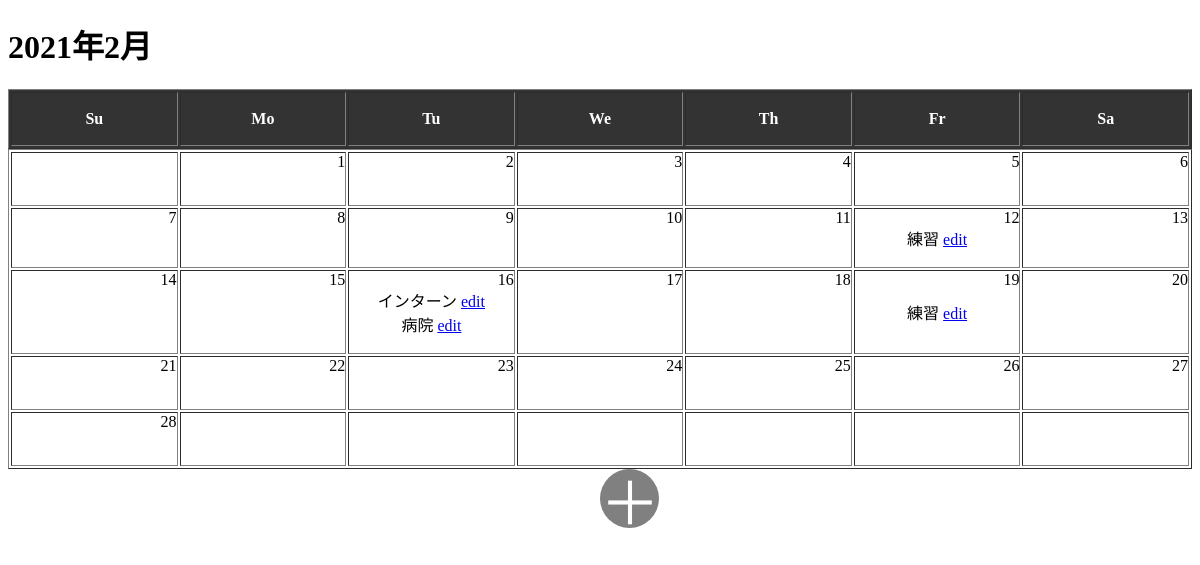
/all_list/cal, run on an earlier commit of the app's database.
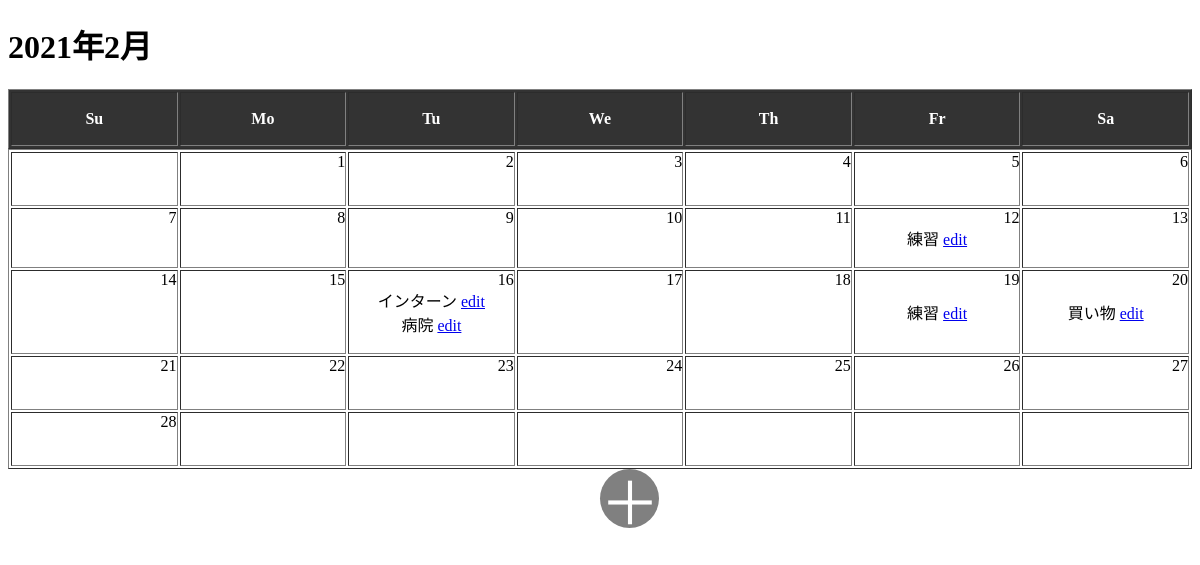
And on a later commit of the database.
### all_list/models.py (models this page shows)
class ToDo(models.Model):
    end = models.BooleanField()
    task = models.CharField(max_length=100)
    limit = models.DateField()
    memo = models.CharField(max_length=500)
    def multi_return(self):
        return self.task, self.limit

### all_list/views.py (the view)
# urls.py: path('cal', views.show_cal, name='show_cal'),
def show_cal(request):
    year = 2021
    month = 2
    year_and_month = str(year) + "年" + str(month) + "月"
    day_count = calendar.monthrange(year, month)[1]
    calendar.setfirstweekday(6)
    cal_data = calendar.monthcalendar(year, month)
    print(cal_data)
    day = 0
    monthly_calendar = []
    for i in range(len(cal_data)):
        temporary_cal_data = ['' if day == 0 else str(day) for day in cal_data[i]]
        temporary_list = []
        print(temporary_cal_data)
        for j in range(len(temporary_cal_data)):
            if temporary_cal_data[j] != '':
                day += 1
            else:
                temporary_data = [temporary_cal_data[j], '']
                temporary_list.append(temporary_data)
            try:
                temporary_date = dt.date(year, month, day)
                date = '{0:%Y-%m-%d}'.format(temporary_date)
                print(date)
                task_list = show_task(request, date)
                temporary_data = [temporary_cal_data[j], task_list]
                temporary_list.append(temporary_data)
            except ValueError:
                print('x')
            if len(temporary_list) == 7:
                monthly_calendar.append(temporary_list)
                print('append')
                print(temporary_list)
            if day == day_count:
                day += 1
            print('for')
            print(temporary_list)
            print(len(temporary_list))
    print('mon:')
    print(monthly_calendar)
    params = {
        'year_and_month': year_and_month,
        'monthly_calendar': monthly_calendar,
    }
    return render(request, 'all_list/index.html', params)

### all_list/views.py (called while the page is built)
def show_task(request, date):
    data = ToDo.objects.all()
    task_data = []
    for get_data in data:
        temporary_data = get_data.multi_return()
        if str(temporary_data[1]) == str(date):
            temporary_list = [temporary_data[0], get_data.id]
            task_data.append(temporary_list)
    if len(task_data) == 0:
        task_data.append('')
    return task_data

### all_list/templates/all_list/index.html (shortened to what this page needs)
{% load static %}
<!DOCTYPE html>
<html lang="jp">
<head>
</head>
<body>
    <h1>
        {{ year_and_month }}
    </h1>
    <div>
        <table class="fixbox", border="1">
            <tr>
                <th>
                    <p align="center">
                        Su
                    </p>
                </th>
                <th>
                    <p align="center">
                        Mo
                    </p>
                </th>
                <th>
                    <p align="center">
                        Tu
                    </p>
                </th>
                <th>
                    <p align="center">
                        We
                    </p>
                </th>
                <th>
                    <p align="center">
                        Th
                    </p>
                </th>
                <th>
                    <p align="center">
                        Fr
                    </p>
                </th>
                <th>
                    <p align="center">
                        Sa
                    </p>
                </th>
            </tr>
        </table>
        <table border="1" , width="100%">
            {% for data in monthly_calendar %}
            <tr class="calrow">
                {% for day, todo in data %}
                <td class="calbox">
                    <p>
                        <span class="day">
                            {{ day }}
                        </span>
                        {% for task in todo %}
                        <span class="todo">
                            {{ task.0 }}
                            {% if task.1 < 50000000 %}
                            <a href="{% url 'edit_todo' task.1 %}">edit</a>
                            {% endif %}
                        </span>
                        {% endfor %}
                    </p>
                </td>
                {% endfor %}
            </tr>
            {% endfor %}
        </table>
    </div>
    <div class="btn">
        <a href="/all_list/create_todo" class="link">＋</a>
    </div>
</body>
</html>

What changed in the data, as far as the page shows it:
added ToDo: task "買い物"
Also different on the page:
new list line: "edit"
